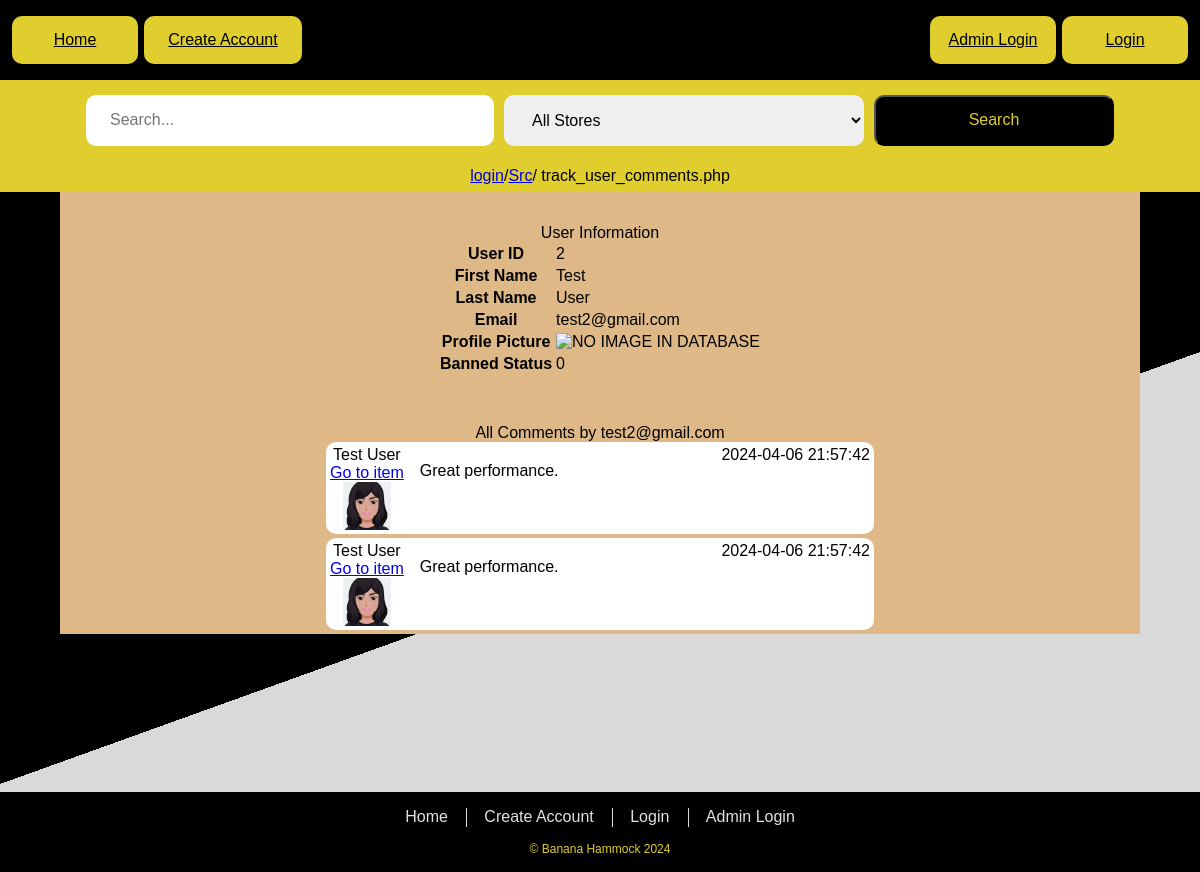
/src/client/track_user_comments.php?user_id=2, run on the app's committed database.
### tables this page shows
CREATE TABLE
    USERS (
        USER_ID INT AUTO_INCREMENT PRIMARY KEY,
        First_Name VARCHAR(50) NOT NULL,
        Last_Name VARCHAR(50) NOT NULL,
        Email VARCHAR(100) NOT NULL UNIQUE,
        MD5_Password CHAR(32) NOT NULL,
        DISPLAY_IMAGE BLOB,
        BANNED_STATUS BOOLEAN DEFAULT FALSE
    );

CREATE TABLE
    Comments (
        COMMENT_ID INT AUTO_INCREMENT PRIMARY KEY,
        COMMENT_TEXT TEXT NOT NULL,
        ITEM_ID INT NOT NULL,
        USER_ID INT NOT NULL,
        DATE_TIME_ADDED DATETIME NOT NULL,
        FOREIGN KEY (USER_ID) REFERENCES USERS (USER_ID) ON DELETE CASCADE,
        FOREIGN KEY (ITEM_ID) REFERENCES ITEMS (ITEM_ID) ON DELETE CASCADE
    );

### src/server/functions/item_info.php (called while the page is built, shortened)
<?php
include_once 'db_connection.php';
class Item_info
{
	public static function getAllStoreList()
	{
		$query = "SELECT * FROM STORE;";
		try {
			$response = executePreparedQuery($query, array());
			if ($response[0]) {
				if ($response[1] === "NO_DATA_RETURNED") {
					return "NO_STORES_IN_DATABASE";
				} elseif (is_array($response[1]) && count($response[1]) >= 1) {
					return $response[1];
				}
			}
		} catch (Exception $e) {
			echo "Error occurred, when using Database function to try to validate User.<br>";
			echo $e->getMessage();
		}
	}
}

### src/server/functions/db_connection.php (called while the page is built, shortened)
<?php
function parseIniFileBasedOnEnvironment()
{
    $env = getenv('SERVER_ENV');
    $filename = '';
    switch ($env) {
        default:
            $filename = '/var/www/html/server.env';
            break;
    }
    if (file_exists($filename)) {
        return parse_ini_file($filename);
    } else {
        return false;
    }
}
$ENV_VAR = parseIniFileBasedOnEnvironment();
$connection = mysqli_connect($ENV_VAR['HOST'], $ENV_VAR['USER'], $ENV_VAR['PASSWORD'], $ENV_VAR['DATABASE']);
function executePreparedQuery($query, $params)
{
    $isSelect = false;
    try {
        global $connection;
        if (isset($query)) {
            if (stripos($query, "SELECT") !== false) {
                $isSelect = true;
            }
        }
        $stmt = $connection->prepare($query);
        try {
            if (count($params) > 0) {
                $stmt->bind_param(...$params);
            }
        } catch (Exception $e) {
            return array(false, "Error occured , preparing the sql statement.<br>");
        }
        if ($stmt->execute()) {
            if ($isSelect) {
                $result = $stmt->get_result();
                $data = array();
                while ($row = $result->fetch_assoc()) {
                    $data[] = $row;
                }
                if (count($data) == 1) {
                    return array(true, $data[0]);
                }
                return array(true, $data);
            } else {
                return array(true, "STATMENT_EXECUTED");
            }
        } else {
            return array(false, "STATEMENT_DID_NOT_EXECUTE , Message : " . $stmt->error);
        }
    } catch (Exception $e) {
        echo "Error occured , when using executePreparedQuery function.<br>";
        echo $e->getMessage();
    }
}

### src/server/functions/user_management.php (called while the page is built, shortened)
<?php
include_once 'db_connection.php';
class User_management
{
	public static function getUser_First_Last_Name($USER_ID)
	{
		$USER_ID = intval($USER_ID);
		$query = "SELECT First_Name, Last_Name FROM USERS WHERE USER_ID = ?;";
		try {
			$response = executePreparedQuery($query, array('i', $USER_ID));
			if ($response[0]) {
				return $response[1]['First_Name'] . " " . $response[1]['Last_Name'];
			}
			return "NO_NAME_FOUND";
		} catch (Exception $e) {
			echo "Error occurred, when using Database function to try to validate User.<br>";
			echo $e->getMessage();
		}
	}
	public static function validateUserID($USER_ID): string
	{
		$query = "SELECT USER_ID FROM USERS WHERE USER_ID=?";
		try {
			$resp = executePreparedQuery($query, array('i', $USER_ID));
			if ($resp[0] == true) {
				return "VALID_USER";
			}
			return "COULD_NOT_EXECUTE_QUERY";
		} catch (Exception $e) {
			echo "Error occurred, when using Database public static function to try to validate User.<br>";
			echo $e->getMessage();
		}
	}
	public static function getAllUserDataFromID($USER_ID){
		$query = "SELECT * FROM USERS WHERE USER_ID = ?;";
		try {
			$response = executePreparedQuery($query, array('i', $USER_ID));
			if ($response[0]) {
				return $response[1];
			}
			return "COULD_NOT_EXECUTE_QUERY";
		} catch (Exception $e) {
			echo "Error occurred when querying USERS for a USER_ID";
			echo $e->getMessage();
		}
	}
	public static function getAllUserCommentsDescending($USER_ID)
	{
		$query = "SELECT Comments.COMMENT_ID, Comments.COMMENT_TEXT,Comments.DATE_TIME_ADDED, Comments.ITEM_ID,ITEMS.ITEM_NAME FROM Comments NATURAL JOIN ITEMS WHERE Comments.USER_ID = ? ORDER BY Comments.DATE_TIME_ADDED DESC;";
		try {
			if (User_management::validateUserID($USER_ID) == "USER_DOES_NOT_EXIST") {
				return "INVALID_USER_ID";
			}
			$resp = executePreparedQuery($query, array('s', $USER_ID));
			if ($resp[0]) {
				if (is_array($resp[1]) && count($resp[1]) >= 1) {
					return $resp[1];
				}
				return "NO_COMMENTS_FOUND";
			}
			return "COULD_NOT_EXECUTE_QUERY";
		} catch (Exception $e) {
			echo "Error occurred when trying to get all comments for a user desc";
			echo $e->getMessage();
		}
	}
}

### src/client/track_user_comments.php (the view, shortened to what this page needs)
<?php
require_once("./../server/functions/item_info.php");
?>
<!DOCTYPE html>
<html lang="en">
<head>
	<link rel="stylesheet" href="css/user_detail.css" />
	<link rel="stylesheet" href="css/global.css" />
</head>
<body>
	<div class="container">
		<div class="headerblack">
			<a href="home.php" class="home-button">Home</a>
			<?php
			if (isset($_SESSION['USER_EMAIL']) || isset($_SESSION['ADMIN_EMAIL'])) {
				echo "<a href=\"login.php\" class=\"login-button\">";
				echo "Logout</a>";
			} else {
				echo "<a href=\"login.php\" class=\"login-button\">";
				echo "Login</a>";
			}
			?>
			<?php
			if (!isset($_SESSION['USER_EMAIL']) & !isset($_SESSION['ADMIN_EMAIL'])) {
				echo "<a href=\"admin_login.php\"
				class=\"admin-login-button\">Admin Login</a>";
				echo "<a href=\"create_account.php\"
				class=\"create-account-button\">Create Account</a>";
			}
			?>
		</div>
		<header class="headeryellow">
			<div class="search-container">
				<input type="text" id="search-input" placeholder="Search...">
				<?php
				$stores = Item_info::getAllStoreList();
				if (count($stores) == 0) {
					echo $stores;
				} else {
					echo "<select id = \"store_select\" class=\"select_dropdown\">";
					echo "<option value=\"all\">All Stores</option>";
					echo "</select>";
				}
				?>
				<button type="button" id="search-button">Search</button>
			</div>
		</header>
		<?php include_once './../server/breadcrumbs.php' ?>
		<div class="underheadercontainer">
			<div class="overlay">
			<?php
			$user_id = $_GET['user_id'];
			if (isset($user_id)){
				$user = User_management::getAllUserDataFromID($user_id);
				if (is_array($user)) {
					echo "<div class=\"user-info-container\">";
					echo "<table id=\"user_table\">";
					echo "<caption> User Information </caption>";
					echo "<tr><th scope=\"row\">User ID</th><td>" . $user['USER_ID'] . "</td></tr>";
					echo "<tr><th scope=\"row\">First Name</th><td>" . $user['First_Name'] . "</td></tr>";
					echo "<tr><th scope=\"row\">Last Name</th><td>" . $user['Last_Name'] . "</td></tr>";
					echo "<tr><th scope=\"row\">Email</th><td>" . $user['Email'] . "</td></tr>";
					echo "<tr><th scope=\"row\">Profile Picture</th><td><img src=\"./../server/getUserImages.php?USER_ID=" . urlencode($user['USER_ID']) . "\" alt=\"NO IMAGE IN DATABASE\"></td></tr>";
					echo "<tr><th scope=\"row\">Banned Status</th><td>" . $user['BANNED_STATUS'] . "</td></tr>";
					echo "</table></div>";
				} else {
					echo "<h4>Error Retrieving User Data: " .$user . "</h4>";
				}
				$testUserImage = "../../server/images/userImages/admin/test@gmail.com.jpeg";
				$user_comments = User_management::getAllUserCommentsDescending($user_id);
				if (is_array($user_comments)){
					echo "<div class=\"all-comments\">";
					echo "All Comments by " . $user['Email'];
					foreach($user_comments as $user_comment){
						echo "<div class=\"comment-container\">";
                        echo "<div class=\"user-info\"><div class=\"user-id\">" . User_management::getUser_First_Last_Name($user_id) . "</div>";
						echo "<a href=product.php?ITEM_ID=" . $user_comment["ITEM_ID"] . ">Go to item</a>";
						echo "<img src=\"" . $testUserImage . "\" class='user-image'></div>";
                        echo "<p class=\"comment-text\">" . $user_comment['COMMENT_TEXT'] . "</p>";
						echo "<div class=\"date_time_comment_added\">" . $user_comment['DATE_TIME_ADDED'] . "</div>";
                    echo "</div>";
					}
				}
				else{
					echo "No comments by this user";
				}
				echo "</div>";
			}
				?>
			</div>
		</div>
	</div>
	<footer>
		<div>
			<nav>
				<ul>
					<li><a href="home.php">Home</a></li>
					<?php
					if (isset($_SESSION['USER_EMAIL']) || isset($_SESSION['ADMIN_EMAIL'])) {
						echo "<li><a href=\"account_page.php\">Account</a></li>";
					} else {
						echo "<li><a href=\"create_account.php\">Create Account</a></li>
						<li><a href=\"login.php\">Login</a></li>
						<li><a href=\"admin_login.php\">Admin Login</a></li>";
					}
					?>
				</ul>
				<p>&copy; Banana Hammock 2024</p>
			</nav>
		</div>
	</footer>
</body>

### src/client/css/user_detail.css (style rules this page uses)
.user-info-container { display: flex; flex-direction: row; width: 100%; align-items: center; padding-top: 2em; padding-bottom: 2em; justify-content: center; align-items: center; }
.user-info { display: flex; flex-direction: column; justify-content: center; align-items: center; }
.user-id { color: black; }
.user-image { height: 3em; width: 3em; }
.all-comments { display: flex; flex-direction: column; align-items: center; justify-content: center; width: 100%; margin-top: 1em; }
.comment-container { display: flex; flex-direction: row; background-color: white; border-radius: 10px; padding: 0.25em; margin-bottom: 0.25em; width: 50%; }
.comment-text { margin-left: 1em; }
.date_time_comment_added { margin-left: auto; }

### src/client/css/global.css (style rules this page uses)
nav a { background-color: var(--main-button-background-color); color: var(--main-button-foreground-color); }
body, html { width: 100%; height: auto; margin: 0; overflow-y: visible; padding: 0; font-family: 'Poppins' , sans-serif; }
.container { background: var(--third-color); width: 100%; height: auto; padding-bottom: 0.5em; overflow-y: visible; position: relative; }
.headeryellow { background: var(--primary-color); width: 100%; height: 80px; position: relative; display: flex; justify-content: center; align-items: center; }
.headerblack { background: var(--secondary-color); width: 100%; height: 5em; position: relative; }
.underheadercontainer { position: relative; width: 100%; height: 100%; }
.overlay { position: absolute; top: 0; left: 50%; transform: translateX(-50%); width: 90%; height: auto; background-color: burlywood; z-index: 3; }
.home-button { position: absolute; width: 6em; top: 20%; left: 1%; border-radius: 10px; padding: 15px 15px; color: var(--secondary-color); text-align: center; background-color: var(--primary-color); border: none; cursor: pointer; }
.login-button { position: absolute; width: 6em; top: 20%; right: 1%; border-radius: 10px; padding: 15px 15px; color: var(--secondary-color); text-align: center; background-color: var(--primary-color); border: none; cursor: pointer; }
.admin-login-button { position: absolute; width: 6em; top: 20%; right: 12%; border-radius: 10px; padding: 15px 15px; color: var(--secondary-color); text-align: center; background-color: var(--primary-color); border: none; cursor: pointer; }
.create-account-button { position: absolute; width: 8em; top: 20%; left: 12%; border-radius: 10px; padding: 15px 15px; color: var(--secondary-color); text-align: center; background-color: var(--primary-color); border: none; cursor: pointer; }
.search-container { width: 100%; display: flex; justify-content: center; }
.search-container input[type="text"], .search-container select { width: 30vw; margin-right: 10px; padding: 2vh 2vw; border: 0; border-radius: 10px; font-size: 16px; }
.search-container button { width: 20vw; padding: 1vh 1vw; background-color: var(--secondary-color); color: var(--primary-color); border-radius: 10px; cursor: pointer; font-size: 16px; }
.select_dropdown { width: 20%; padding: 2vh 2vw; display: inline-block; border: 1px solid #ccc; border-radius: 4px; box-sizing: border-box; }
footer div { background: var(--secondary-color); width: 100%; height: 5em; position: relative; left: 0px; bottom: 0px; color: var(--third-color); display: flex; }
footer div nav { width: 100%; text-align: center; justify-content: center; }
footer ul { padding:0; }
footer li { text-align: center; display: inline-block; padding: 0 1em; position: relative; }
footer a { text-decoration: none; background-color: transparent; }
footer p { font-size: 0.75em; color: var(--primary-color); margin: 0 ; text-align: center; }
footer div ul li:not(:last-child)::after { content:""; border:1px solid #e2e2e2; border-width: 0.1em 0.1em 0 0; position:absolute; right:-0.2em; top:0; height:100%; border-color: var(--third-color); }

### src/client/css/variables.css (style rules this page uses)
:root { --primary-color: #dfce2d; --secondary-color: #000000; --third-color: #d9d9d9; --hover-color: #fff177; --error-message-color: red; --main-font-color: #e1e1e1; --main-background-color: rgb(44, 44, 44); --main-button-background-color: #e1e1e1; --main-button-foreground-color: #e1e1e1; }

### data on the page
users: USER_ID "2", First_Name "Test", Last_Name "User", Email "test2@gmail.com", BANNED_STATUS "0"
comments: USER_ID.Last_Name "Test User", COMMENT_TEXT "Great performance.", DATE_TIME_ADDED "2024-04-06 21:57:42"
comments: USER_ID.Last_Name "Test User", COMMENT_TEXT "Great performance.", DATE_TIME_ADDED "2024-04-06 21:57:42"

### other printed values
$baseLabel "login"
$showName "Src"
